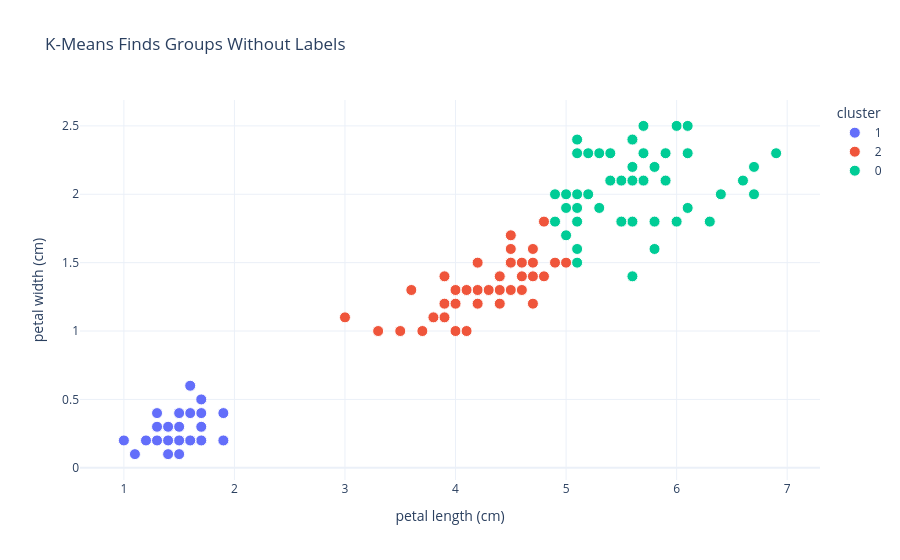

Write notebook code for a chart like this one.
### Markdown cell above
### 4) ML Foundations & Model Choice 🧭
**Team misses:** Q1 Supervised vs. unsupervised — *Eche* · Q2 Dependent vs. independent variables — *Eche* · Q7 Parametric vs. non-parametric — *Eche* · Q15 Model choice trade-off — *Antonio*

#### 4a) Supervised vs. unsupervised
| | Supervised | Unsupervised |
|---|---|---|
| Training data | features **and** a labelled target *y* | features only |
| Goal | predict *y* for new rows | discover structure (groups, directions) |
| Course examples | linear/logistic regression, KNN, decision trees | K-Means, PCA (Min-Max workshop) |

The quiz retailer had **no labels**, so only clustering fits. Below, K-Means sees the iris measurements without species labels and still recovers the groups — but it can only name them *cluster 0, 1, 2*; the supervised model learns the actual species.

### Code cell
iris_petals = X_iris[["petal length (cm)", "petal width (cm)"]]

kmeans = KMeans(n_clusters=3, n_init=10, random_state=RANDOM_STATE).fit(iris_petals)
supervised_acc = cross_val_score(LogisticRegression(max_iter=1000), iris_petals, y_iris, cv=cv).mean()

print(f"K-Means agreement with true species (adjusted Rand index, labels never seen): {adjusted_rand_score(y_iris, kmeans.labels_):.3f}")
print(f"Logistic regression 5-fold accuracy (labels used in training): {supervised_acc:.3f}")

fig = px.scatter(iris_petals.assign(cluster=kmeans.labels_.astype(str)), x="petal length (cm)", y="petal width (cm)", color="cluster",
                 title="K-Means Finds Groups Without Labels", template=TEMPLATE)
fig.update_traces(marker=dict(size=11, line=dict(width=1, color="white")))
fig.show()

### Figure 1 — Plotly figure (JSON) as saved in the notebook; plotly's stock layout.template omitted (floating-point values rounded to 4 significant figures)
{"data": [{"hovertemplate": "cluster=1<br>petal length (cm)=%{x}<br>petal width (cm)=%{y}<extra></extra>", "legendgroup": "1", "marker": {"color": "#636efa", "line": {"color": "white", "width": 1}, "size": 11, "symbol": "circle"}, "mode": "markers", "name": "1", "orientation": "v", "showlegend": true, "type": "scatter", "x": [1.4, 1.4, 1.3, 1.5, 1.4, 1.7, 1.4, 1.5, 1.4, 1.5, 1.5, 1.6, 1.4, 1.1, 1.2, 1.5, 1.3, 1.4, 1.7, 1.5, 1.7, 1.5, 1.0, 1.7, 1.9, 1.6, 1.6, 1.5, 1.4, 1.6, 1.6, 1.5, 1.5, 1.4, 1.5, 1.2, 1.3, 1.4, 1.3, 1.5, 1.3, 1.3, 1.3, 1.6, 1.9, 1.4, 1.6, 1.4, 1.5, 1.4], "xaxis": "x", "y": [0.2, 0.2, 0.2, 0.2, 0.2, 0.4, 0.3, 0.2, 0.2, 0.1, 0.2, 0.2, 0.1, 0.1, 0.2, 0.4, 0.4, 0.3, 0.3, 0.3, 0.2, 0.4, 0.2, 0.5, 0.2, 0.2, 0.4, 0.2, 0.2, 0.2, 0.2, 0.4, 0.1, 0.2, 0.2, 0.2, 0.2, 0.1, 0.2, 0.2, 0.3, 0.3, 0.2, 0.6, 0.4, 0.3, 0.2, 0.2, 0.2, 0.2], "yaxis": "y"}, {"hovertemplate": "cluster=2<br>petal length (cm)=%{x}<br>petal width (cm)=%{y}<extra></extra>", "legendgroup": "2", "marker": {"color": "#EF553B", "line": {"color": "white", "width": 1}, "size": 11, "symbol": "circle"}, "mode": "markers", "name": "2", "orientation": "v", "showlegend": true, "type": "scatter", "x": [4.7, 4.5, 4.9, 4.0, 4.6, 4.5, 4.7, 3.3, 4.6, 3.9, 3.5, 4.2, 4.0, 4.7, 3.6, 4.4, 4.5, 4.1, 4.5, 3.9, 4.8, 4.0, 4.9, 4.7, 4.3, 4.4, 4.8, 4.5, 3.5, 3.8, 3.7, 3.9, 4.5, 4.5, 4.7, 4.4, 4.1, 4.0, 4.4, 4.6, 4.0, 3.3, 4.2, 4.2, 4.2, 4.3, 3.0, 4.1, 4.5, 5.0, 4.8, 4.8], "xaxis": "x", "y": [1.4, 1.5, 1.5, 1.3, 1.5, 1.3, 1.6, 1.0, 1.3, 1.4, 1.0, 1.5, 1.0, 1.4, 1.3, 1.4, 1.5, 1.0, 1.5, 1.1, 1.8, 1.3, 1.5, 1.2, 1.3, 1.4, 1.4, 1.5, 1.0, 1.1, 1.0, 1.2, 1.5, 1.6, 1.5, 1.3, 1.3, 1.3, 1.2, 1.4, 1.2, 1.0, 1.3, 1.2, 1.3, 1.3, 1.1, 1.3, 1.7, 1.5, 1.8, 1.8], "yaxis": "y"}, {"hovertemplate": "cluster=0<br>petal length (cm)=%{x}<br>petal width (cm)=%{y}<extra></extra>", "legendgroup": "0", "marker": {"color": "#00cc96", "line": {"color": "white", "width": 1}, "size": 11, "symbol": "circle"}, "mode": "markers", "name": "0", "orientation": "v", "showlegend": true, "type": "scatter", "x": [5.0, 5.1, 6.0, 5.1, 5.9, 5.6, 5.8, 6.6, 6.3, 5.8, 6.1, 5.1, 5.3, 5.5, 5.0, 5.1, 5.3, 5.5, 6.7, 6.9, 5.7, 4.9, 6.7, 4.9, 5.7, 6.0, 4.9, 5.6, 5.8, 6.1, 6.4, 5.6, 5.1, 5.6, 6.1, 5.6, 5.5, 5.4, 5.6, 5.1, 5.1, 5.9, 5.7, 5.2, 5.0, 5.2, 5.4, 5.1], "xaxis": "x", "y": [1.7, 1.6, 2.5, 1.9, 2.1, 1.8, 2.2, 2.1, 1.8, 1.8, 2.5, 2.0, 1.9, 2.1, 2.0, 2.4, 2.3, 1.8, 2.2, 2.3, 2.3, 2.0, 2.0, 1.8, 2.1, 1.8, 1.8, 2.1, 1.6, 1.9, 2.0, 2.2, 1.5, 1.4, 2.3, 2.4, 1.8, 2.1, 2.4, 2.3, 1.9, 2.3, 2.5, 2.3, 1.9, 2.0, 2.3, 1.8], "yaxis": "y"}], "layout": {"legend": {"title": {"text": "cluster"}, "tracegroupgap": 0}, "title": {"text": "K-Means Finds Groups Without Labels"}, "xaxis": {"anchor": "y", "domain": [0, 1], "title": {"text": "petal length (cm)"}}, "yaxis": {"anchor": "x", "domain": [0, 1], "title": {"text": "petal width (cm)"}}}}
